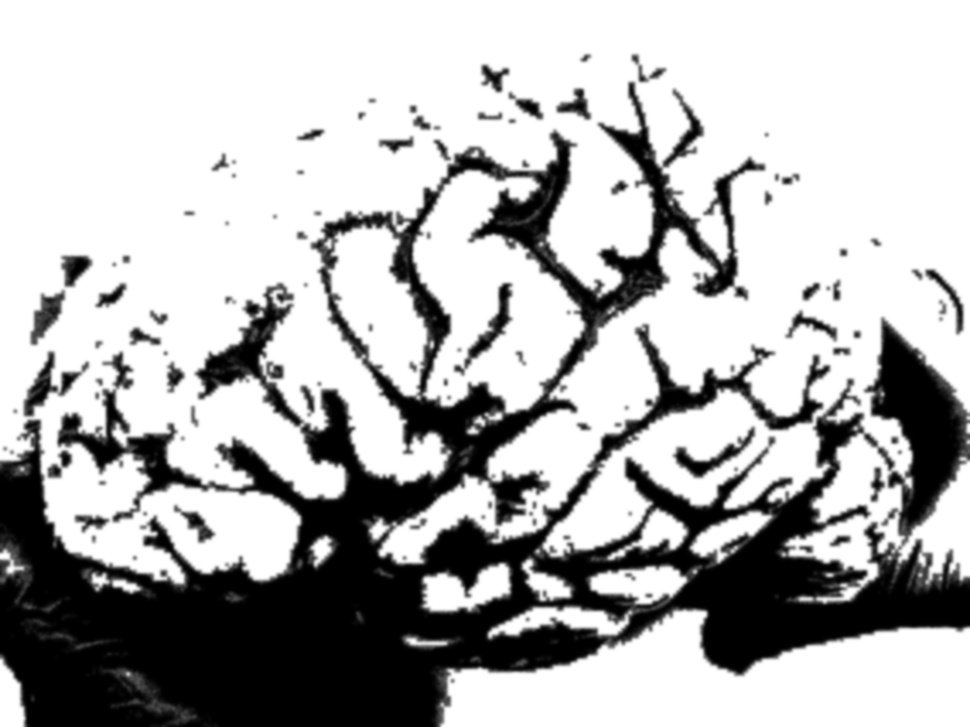
#> input picture brain.jpg, 970 x 727 px, shrunk from 2272 x 1704 before the run
$ python week4_Histogram.py
#> lines starting #> are read from the running program, lines starting #| are printed output that depends on the picture
import cv2
import matplotlib.pyplot as plt

# Read the input image
input_image_path = 'brain.jpg'
input_img = cv2.imread(input_image_path, cv2.IMREAD_GRAYSCALE)
#> input_img is the input picture: shape (727, 970); min 0, max 255, mean 179.7


if input_img is not None:

    plt.figure(figsize=(8, 4))
    plt.subplot(1, 2, 1)
    plt.imshow(input_img, cmap='gray')
    plt.title('Original Image')

    # Perform histogram equalization
    equalized_img = cv2.equalizeHist(input_img)
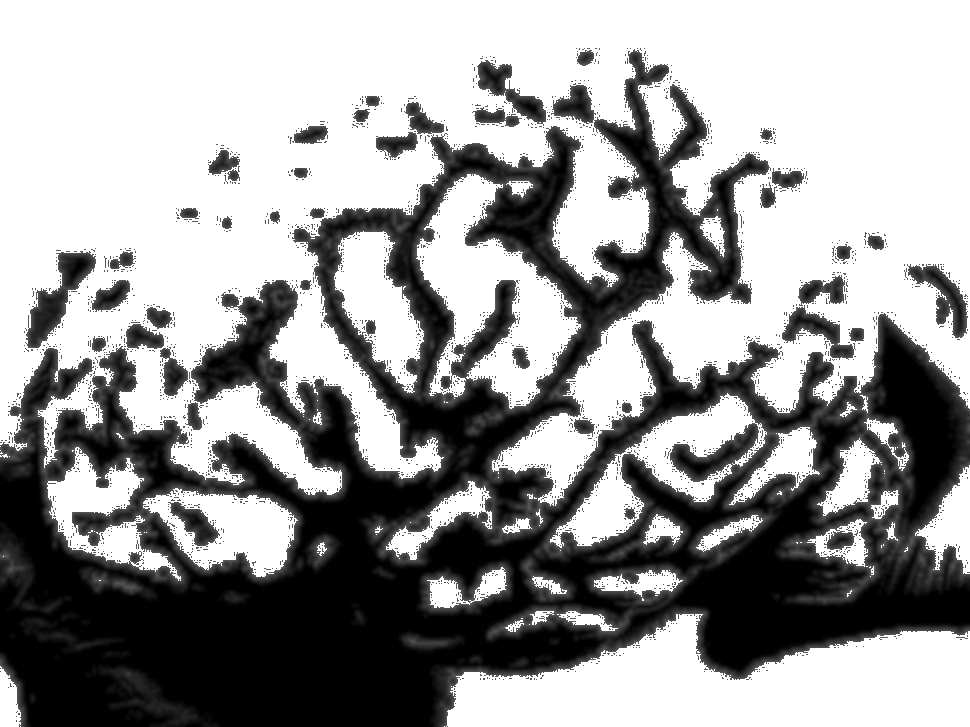
#> equalized_img: shape (727, 970); min 0, max 255, mean 156.1


    plt.subplot(1, 2, 2)
    plt.imshow(equalized_img, cmap='gray')
    plt.title('Equalized Image')

    plt.show()
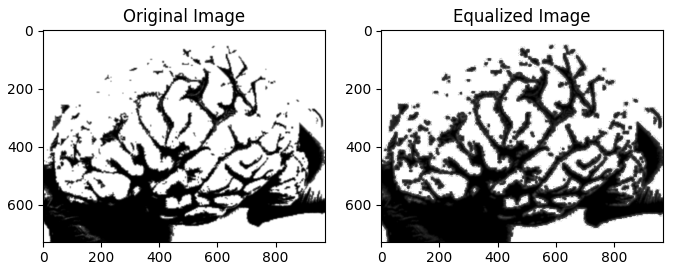
#> figure drawn by matplotlib, 2 panels


    output_equalized_image_path = 'brain.jpg'

    # equalized image
    success = cv2.imwrite(output_equalized_image_path, equalized_img)

$ run again, with salt.jpg copied over brain.jpg
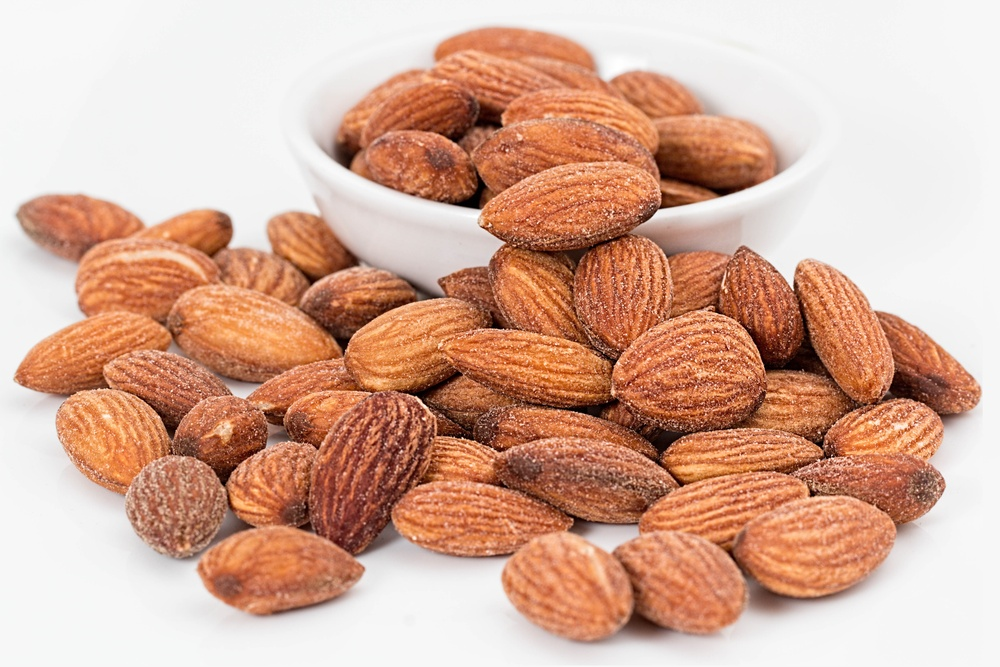
#> input picture salt.jpg, 1000 x 667 px, shrunk from 5567 x 3711 before the run
#> `equalized_img = cv2.equalizeHist(input_img)`:
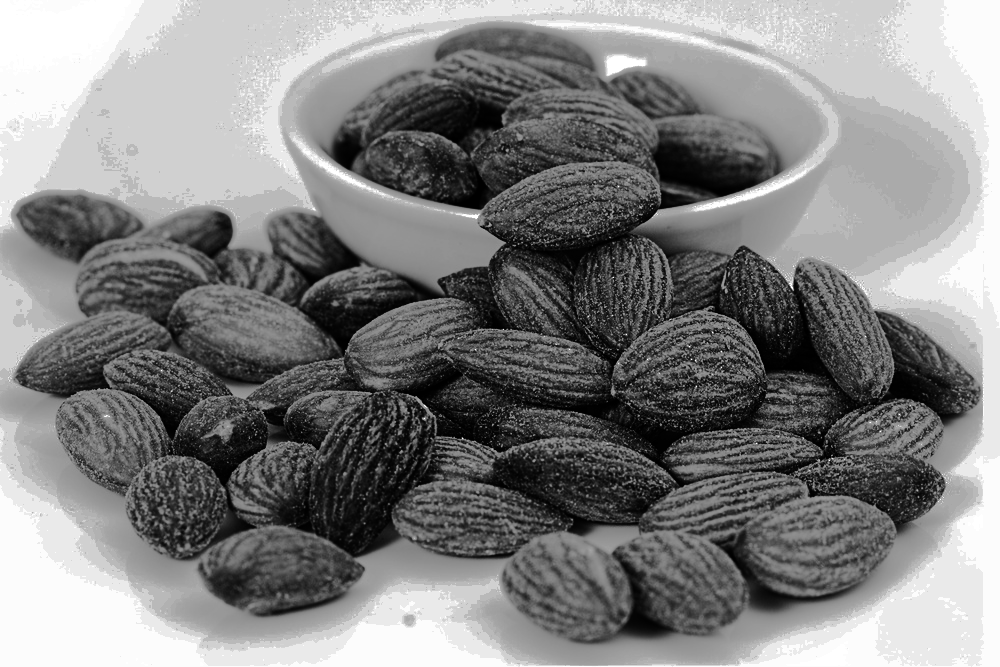
#> equalized_img: shape (667, 1000); min 0, max 255, mean 130.7
#> `plt.show()`:
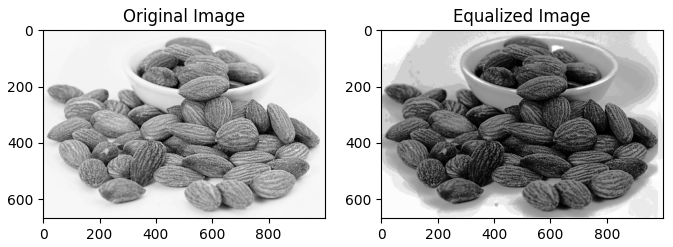
#> figure drawn by matplotlib, 2 panels
